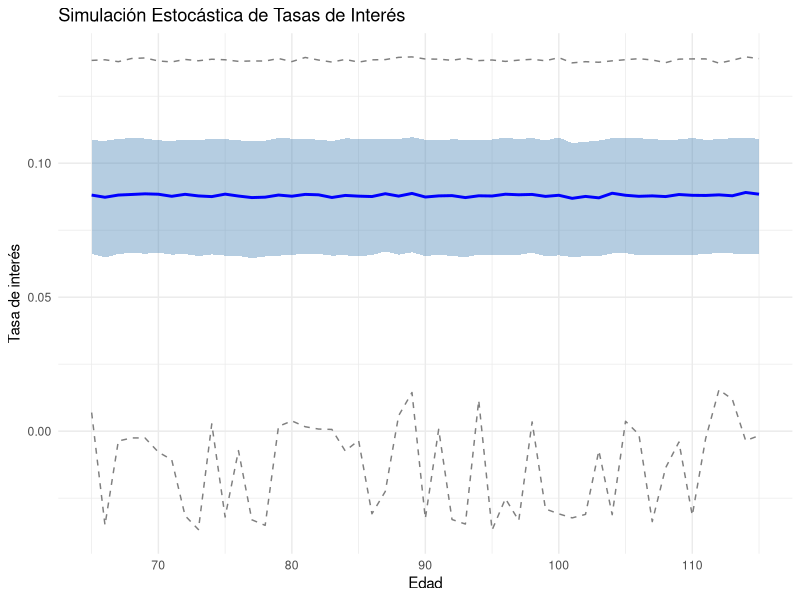

Recreate this plot in R.
intereses <- function(x) {
  tasas <- sapply(x:115, function(x)
    ifelse(runif(1) < 0.05,
           qnorm(runif(1), mean = -0.05, sd = 0.01),
           qnorm(runif(1), mean = 0.09, sd = 0.03)))
  return(tasas)
}

set.seed(2024)
n_simulaciones <- 10000
edad_inicial <- 65
anios <- edad_inicial:115
n_anios <- length(anios)
resultados <- matrix(NA, nrow = n_simulaciones, ncol = n_anios)
for (i in 1:n_simulaciones) {
  resultados[i, ] <- intereses(edad_inicial)
}

library(dplyr)
library(tidyr)
library(ggplot2)

df <- as.data.frame(resultados)
colnames(df) <- paste0("Edad_", anios)
df$Simulacion <- 1:n_simulaciones
df_long <- df %>%
  pivot_longer(-Simulacion, names_to = "Edad", values_to = "Tasa") %>%
  mutate(Edad = as.numeric(gsub("Edad_", "", Edad)))
resumen <- df_long %>%
  group_by(Edad) %>%
  summarise(
    p5 = quantile(Tasa, 0.05),
    p25 = quantile(Tasa, 0.25),
    p50 = quantile(Tasa, 0.5),
    p75 = quantile(Tasa, 0.75),
    p95 = quantile(Tasa, 0.95)
  )
ggplot(resumen, aes(x = Edad)) +
  geom_ribbon(aes(ymin = p25, ymax = p75), fill = "steelblue", alpha = 0.4) +
  geom_line(aes(y = p50), color = "blue", size = 1) +
  geom_line(aes(y = p5), linetype = "dashed", color = "gray50") +
  geom_line(aes(y = p95), linetype = "dashed", color = "gray50") +
  labs(
    title = "Simulación Estocástica de Tasas de Interés",
    x = "Edad",
    y = "Tasa de interés"
  ) +
  theme_minimal()

